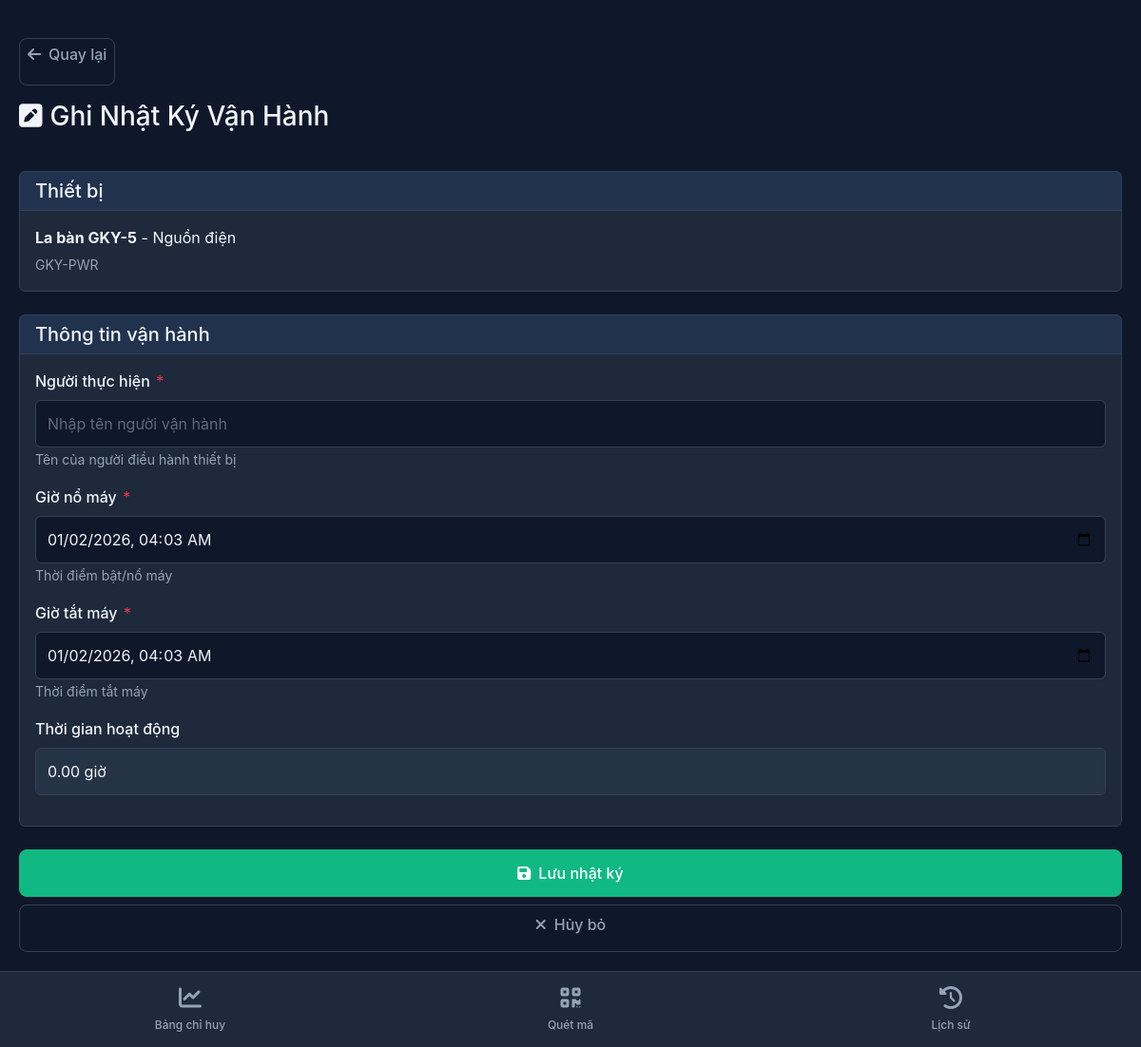
Page /ghi-nhat-ky/GKY-PWR/ on the committed database.
### qlthietbi/models.py (models this page shows, shortened)
class Device(models.Model):
    department = models.ForeignKey(Department, on_delete = models.CASCADE, verbose_name = "Thuộc ngành")
    name = models.CharField(max_length = 200, verbose_name="Tên thiết bị")
    description = models.TextField(blank = True, verbose_name = "Mô tả")
    total_system_hours = models.FloatField(default = 0.0, verbose_name = "Tổng giờ tích luỹ")
    class Meta:
        verbose_name = "3. Hệ thống thiết bị (Cha)"
        verbose_name_plural = "3. Hệ thống thiết bị (Cha)"

class DeviceUnit(models.Model):
    STATUS_CHOICES = [
        ('NORMAL', 'Hoạt động bình thường'),
        ('MAINTENANCE','Bảo dưỡng'),
        ('ERROR', 'Lỗi')
    ]
    device = models.ForeignKey(Device, on_delete = models.CASCADE, related_name = 'units', verbose_name = "Thuộc Hệ thống")
    location = models.ForeignKey(Location, on_delete = models.SET_NULL, null = True, verbose_name = "Vị trí lắp đặt")
    name = models.CharField(max_length = 200, verbose_name = "Tên khối")
    qr_code = models.CharField(max_length = 50, unique = True, verbose_name = "Mã QR")
    qr_image = models.ImageField(upload_to='qr_codes/units/', blank=True, null=True, verbose_name="Mã QR")
    current_hours = models.FloatField(default = 0.0, verbose_name = "Giờ chạy")
    maintenance_threshold = models.FloatField(default = 500.0, verbose_name = "Định mức bảo dưỡng")
    status = models.CharField(max_length  = 20, choices = STATUS_CHOICES, default = 'NORMAL', verbose_name = "Trạng thái")
    class Meta:
        verbose_name = "4. Khối chi tiết"
        verbose_name_plural = "4. Khối chi tiết"

### qlthietbi/views.py (the view, shortened to what this page needs)
# urls.py: path('ghi-nhat-ky/<str:qr_code>/', views.log_entry, name='log_entry'),
@require_http_methods(["GET", "POST"])
def log_entry(request, qr_code):
    device_unit = get_object_or_404(DeviceUnit, qr_code=qr_code)
    device = device_unit.device
    context = {
        'device': device,
        'device_unit': device_unit,
    }
    return render(request, 'qlthietbi/log_entry.html', context)

### qlthietbi/templates/qlthietbi/log_entry.html (shortened to what this page needs)
{% extends 'qlthietbi/base.html' %}
{% block content %}
<div class="row mb-4">
    <div class="col-12">
        <a href="{% url 'device_detail' device_unit.qr_code %}" class="btn btn-sm btn-outline-secondary mb-3">
            <i class="fas fa-arrow-left me-2"></i>Quay lại
        </a>
        <h1 class="h3 mb-3">
            <i class="fas fa-pen-square me-2"></i>Ghi Nhật Ký Vận Hành
        </h1>
    </div>
</div>
<div class="row mb-4">
    <div class="col-12">
        <div class="card">
            <div class="card-header">
                <h5 class="mb-0">Thiết bị</h5>
            </div>
            <div class="card-body">
                <p class="mb-1">
                    <strong>{{ device.name }}</strong> - {{ device_unit.name }}
                </p>
                <small class="text-muted">{{ device_unit.qr_code }}</small>
            </div>
        </div>
    </div>
</div>
<div class="row">
    <div class="col-12">
        <form method="post" id="log-form">
            <div class="card">
                <div class="card-header">
                    <h5 class="mb-0">Thông tin vận hành</h5>
                </div>
                <div class="card-body">
                    <div class="mb-3">
                        <label for="operator_name" class="form-label">Người thực hiện <span class="text-danger">*</span></label>
                        <input
                            type="text"
                            class="form-control"
                            id="operator_name"
                            name="operator_name"
                            placeholder="Nhập tên người vận hành"
                            required
                        >
                        <small class="form-text text-muted">Tên của người điều hành thiết bị</small>
                    </div>
                    <div class="mb-3">
                        <label for="start_time" class="form-label">Giờ nổ máy <span class="text-danger">*</span></label>
                        <input
                            type="datetime-local"
                            class="form-control"
                            id="start_time"
                            name="start_time"
                            required
                        >
                        <small class="form-text text-muted">Thời điểm bật/nổ máy</small>
                    </div>
                    <div class="mb-3">
                        <label for="end_time" class="form-label">Giờ tắt máy <span class="text-danger">*</span></label>
                        <input
                            type="datetime-local"
                            class="form-control"
                            id="end_time"
                            name="end_time"
                            required
                        >
                        <small class="form-text text-muted">Thời điểm tắt máy</small>
                    </div>
                    <div class="mb-3">
                        <label for="duration_display" class="form-label">Thời gian hoạt động</label>
                        <input
                            type="text"
                            class="form-control"
                            id="duration_display"
                            placeholder="-- giờ"
                            readonly
                            style="background-color: rgba(65, 90, 119, 0.2); cursor: not-allowed;"
                        >
                    </div>
                </div>
            </div>
            <div class="d-grid gap-2 mt-4">
                <button type="submit" class="btn btn-success btn-lg">
                    <i class="fas fa-save me-2"></i>Lưu nhật ký
                </button>
                <a href="{% url 'device_detail' device_unit.qr_code %}" class="btn btn-outline-secondary btn-lg">
                    <i class="fas fa-times me-2"></i>Hủy bỏ
                </a>
            </div>
        </form>
    </div>
</div>
{% endblock %}

### qlthietbi/templates/qlthietbi/base.html (style rules this page uses)
:root { --bg-primary: #0f172a; --bg-surface: #1e293b; --text-primary: #f1f5f9; --text-muted: #94a3b8; --border-color: #334155; --accent-primary: #3b82f6; --accent-success: #10b981; --accent-warning: #f59e0b; --accent-danger: #ef4444; }
* { margin: 0; padding: 0; box-sizing: border-box; }
body { background-color: var(--bg-primary); color: var(--text-primary); font-family: -apple-system, BlinkMacSystemFont, 'Segoe UI', Roboto, 'Helvetica Neue', Arial, sans-serif; padding-bottom: 80px; }
.card { background-color: var(--bg-surface); border: 1px solid var(--border-color); color: var(--text-primary); }
.card-header { background-color: rgba(59, 130, 246, 0.1); border-bottom: 1px solid var(--border-color); }
.btn { min-height: 50px; font-weight: 500; border-radius: 8px; font-size: 16px; }
.btn-success { background-color: var(--accent-success); border-color: var(--accent-success); }
.btn-outline-secondary { border-color: var(--border-color); color: var(--text-muted); }
.form-control, .form-select { background-color: var(--bg-primary); border: 1px solid var(--border-color); color: var(--text-primary); min-height: 50px; font-size: 16px; }
.form-control::placeholder { color: #64748b; font-weight: 400; opacity: 0.9; }
.form-label { color: var(--text-primary); font-weight: 500; margin-bottom: 8px; }
.form-label .text-danger { color: var(--accent-danger); margin-left: 2px; }
.text-muted { color: var(--text-muted) !important; }

### rows in the picture
Device: name "La bàn GKY-5"
DeviceUnit: name "Nguồn điện", qr_code "GKY-PWR"
